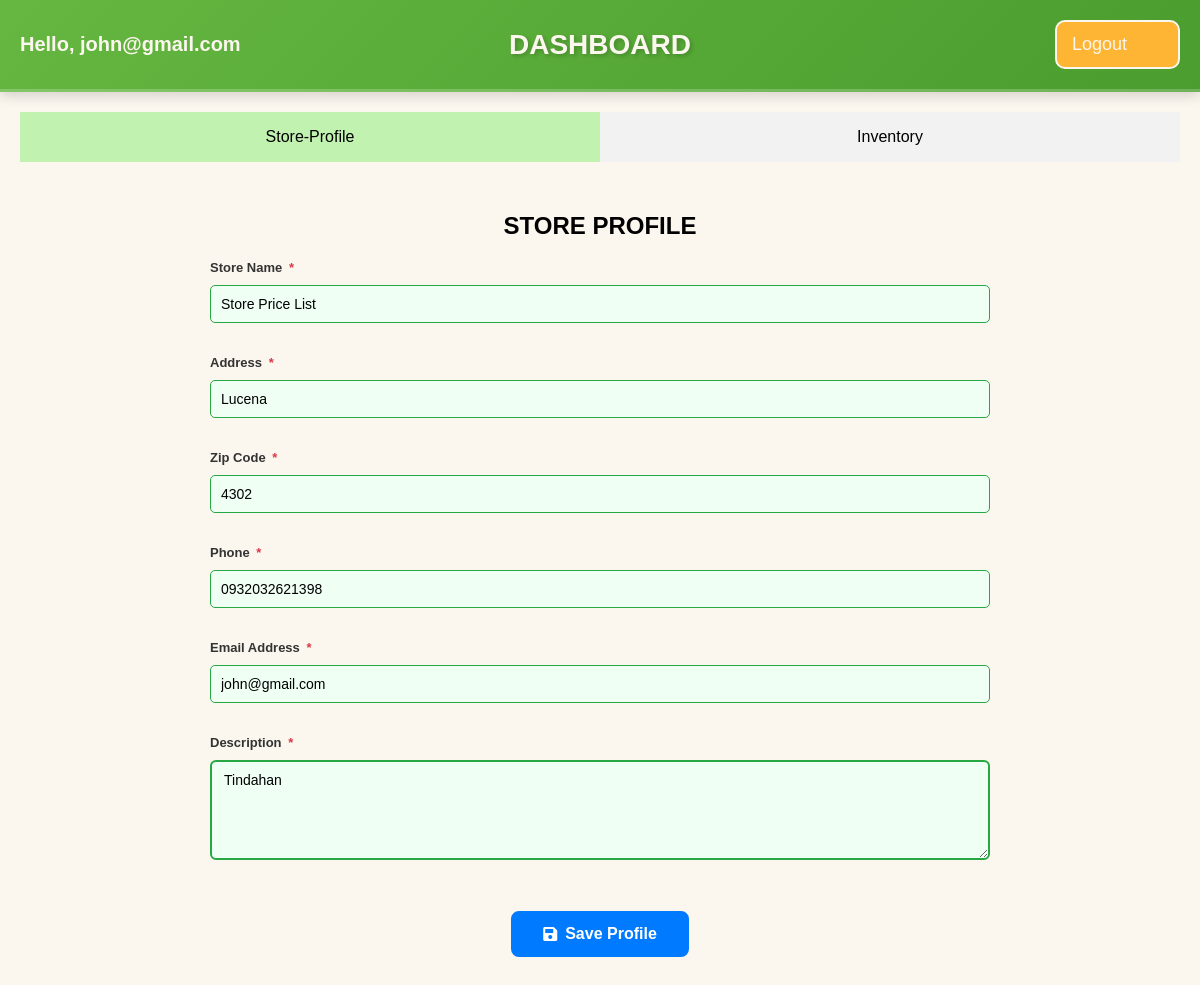
The app's page /dashboard/ (signed in), older data.
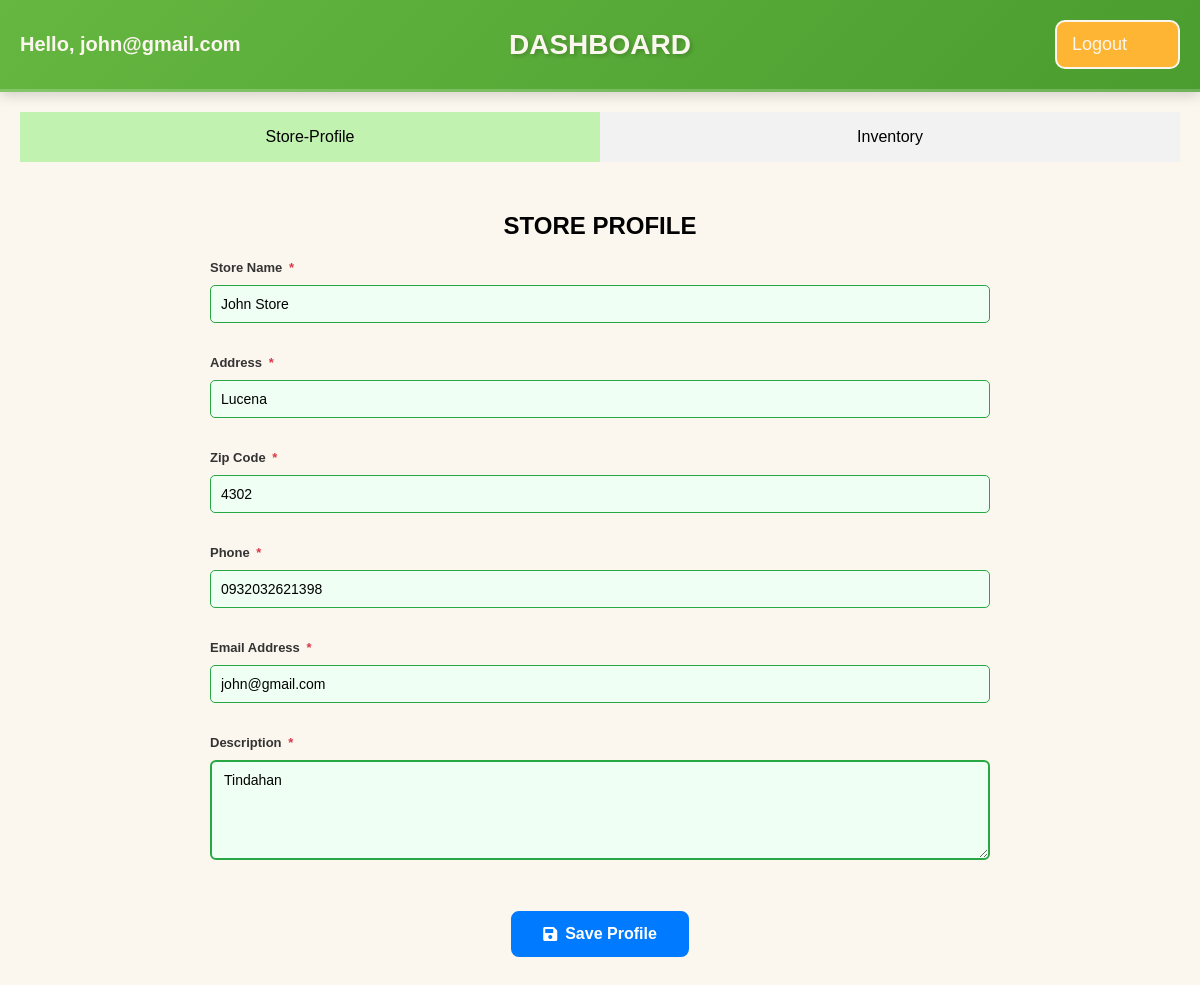
The same page, newer data.
### myapp/models.py (models this page shows, shortened)
class StoreProfile(models.Model):
    user = models.OneToOneField(User, on_delete=models.CASCADE, null=True, blank=True)
    store_name = models.CharField('Store Name', max_length=100)
    address = models.CharField(max_length=100)
    zip_code = models.CharField('Zip Code', max_length=15)
    phone = models.CharField('Phone', max_length=25)
    email_address = models.EmailField('Email Address')
    description = models.TextField(blank=True)

### myapp/views.py (the view, shortened to what this page needs)
# urls.py: path('dashboard/', views.dashboard, name='dashboard'),
@login_required(login_url='loginPage')
def dashboard(request):
    store_profile, created = StoreProfile.objects.get_or_create(
        user=request.user,
        defaults={
            'store_name': '',
            'address': '',
            'zip_code': '',
            'phone': '',
            'email_address': request.user.email,
            'description': ''
        }
    )
    products = Inventory.objects.filter(store_profile=store_profile)
    search_query = request.GET.get('search', '').strip()
    if search_query:
        products = products.filter(
            Q(product_name__icontains=search_query) |
            Q(product_description__icontains=search_query)
        )
    def is_store_complete(profile):
        import re
        all_fields_filled = (
            profile.store_name and profile.store_name.strip() and
            profile.address and profile.address.strip() and
            profile.zip_code and profile.zip_code.strip() and
            profile.phone and profile.phone.strip() and
            profile.email_address and profile.email_address.strip() and
            profile.description and profile.description.strip()
        )
        email_pattern = r'^[A-Z0-9._%+-]+@[A-Z0-9.-]+\.[A-Z]{2,}$'
        email_valid = bool(re.match(email_pattern, profile.email_address or '', re.IGNORECASE))
        return all_fields_filled and email_valid
    is_complete = is_store_complete(store_profile)
    context = {
        'store_profile': store_profile,
        'products': products,
        'is_store_complete': is_complete,
        'search_query': search_query
    }
    return render(request, 'dashboard.html', context)

### myapp/templates/dashboard.html (shortened to what the changed rows need)
{% extends "base.html" %}
{% load static %}
{% block style %}
    <link rel="stylesheet" href="{% static 'css/styles.css' %}">
    <link rel="stylesheet" href="{% static 'css/dashboardStyles.css' %}">
    <link rel="stylesheet" href="{% static 'css/navigationBarStyles.css' %}">
    <link rel="stylesheet" href="{% static 'css/storeProfileContentStyles.css' %}">
    <link rel="stylesheet" href="{% static 'css/inventoryContentStyles.css' %}">
    <link rel="stylesheet" href="https://cdnjs.cloudflare.com/ajax/libs/font-awesome/4.7.0/css/font-awesome.min.css">
    <link rel="stylesheet" href="https://use.fontawesome.com/releases/v5.6.1/css/all.css">
{% endblock %}
{% block body %}
    <header>
        <div class="divTitleDashboard">
            <h1>DASHBOARD</h1>
        </div>
    </header>
    <main>
    <section>
        <div class="divSectionDashboard">
            <div id="StoreProfile" class="tabContent">
                <div class="StoreProfileContent">
                    <h1 style="text-align: center; margin-bottom: 20px;">STORE PROFILE</h1>
                    <form method="post" id="storeProfileForm" action="{% url 'dashboard' %}">
                        <div class="form-field-wrapper">
                            <label for="store_name">Store Name <span class="required-star">*</span></label>
                            <input type="text" id="store_name" name="store_name" value="{{ store_profile.store_name }}" class="form-field">
                        </div>
                        <div class="form-field-wrapper">
                            <label for="address">Address <span class="required-star">*</span></label>
                            <input type="text" id="address" name="address" value="{{ store_profile.address }}" class="form-field">
                        </div>
                        <div class="form-field-wrapper">
                            <label for="zip_code">Zip Code <span class="required-star">*</span></label>
                            <input type="text" id="zip_code" name="zip_code" value="{{ store_profile.zip_code }}" class="form-field">
                        </div>
                        <div class="form-field-wrapper">
                            <label for="phone">Phone <span class="required-star">*</span></label>
                            <input type="text" id="phone" name="phone" value="{{ store_profile.phone }}" class="form-field">
                        </div>
                        <div class="form-field-wrapper">
                            <label for="email_address">Email Address <span class="required-star">*</span></label>
                            <input type="email" id="email_address" name="email_address" value="{{ store_profile.email_address }}" class="form-field">
                        </div>
                        <div class="form-field-wrapper">
                            <label for="description">Description <span class="required-star">*</span></label>
                            <textarea id="description" name="description" class="form-field">{{ store_profile.description }}</textarea>
                        </div>
                    </form>
                </div>
            </div>
        </div>
    </section>
    </main>
{% endblock %}

Row changes from the older to the newer data that the page shows:
changed StoreProfile "Lucena": store_name "Store Price List" → "John Store"
